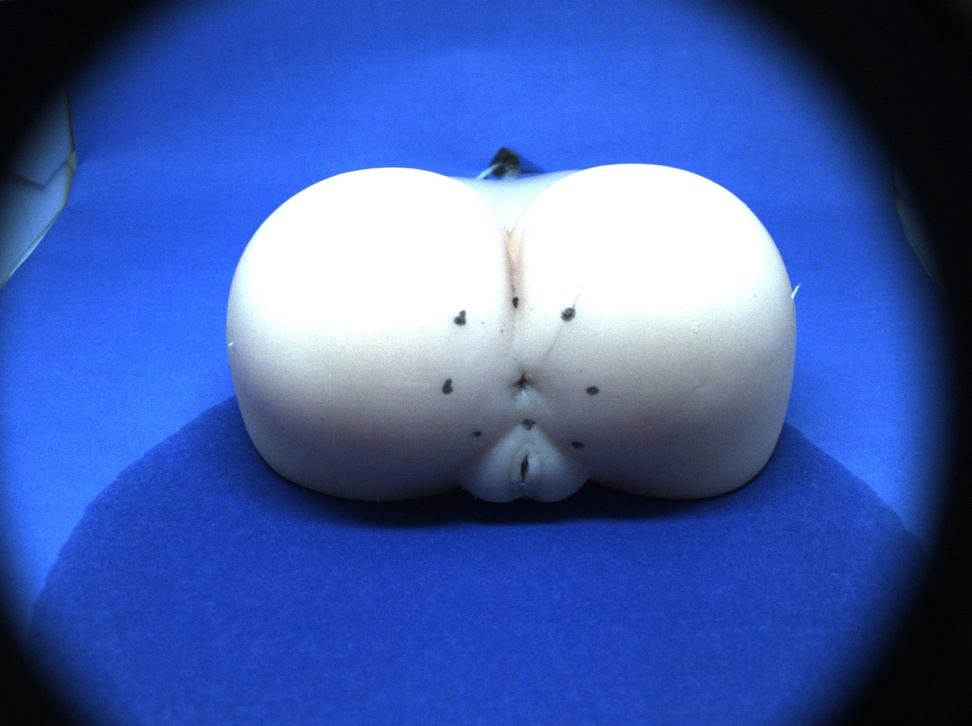
#> input picture sandbox/img/bluescreen_14.jpg, 972 x 726 px, shrunk from 2080 x 1552 before the run
$ python hello_world_opencv.py --image img/bluescreen_14.jpg
#> lines starting #> are read from the running program, lines starting #| are printed output that depends on the picture
import numpy as np
import cv2 as cv
import argparse
import time
import matplotlib.pyplot as plt
# construct the argument parse and parse the arguments
ap = argparse.ArgumentParser()
ap.add_argument("-i", "--image", required=True,
	help="path to input image")
args = vars(ap.parse_args())
# Load an color image in grayscale
# img = cv.imread('img/peppers.png',0)
start = time.time()
img = cv.imread(args["image"])
#> img is the input picture: shape (726, 972, 3); mean B, G, R 172, 95.4, 66.9
img = cv.cvtColor(img, cv.COLOR_BGR2GRAY)
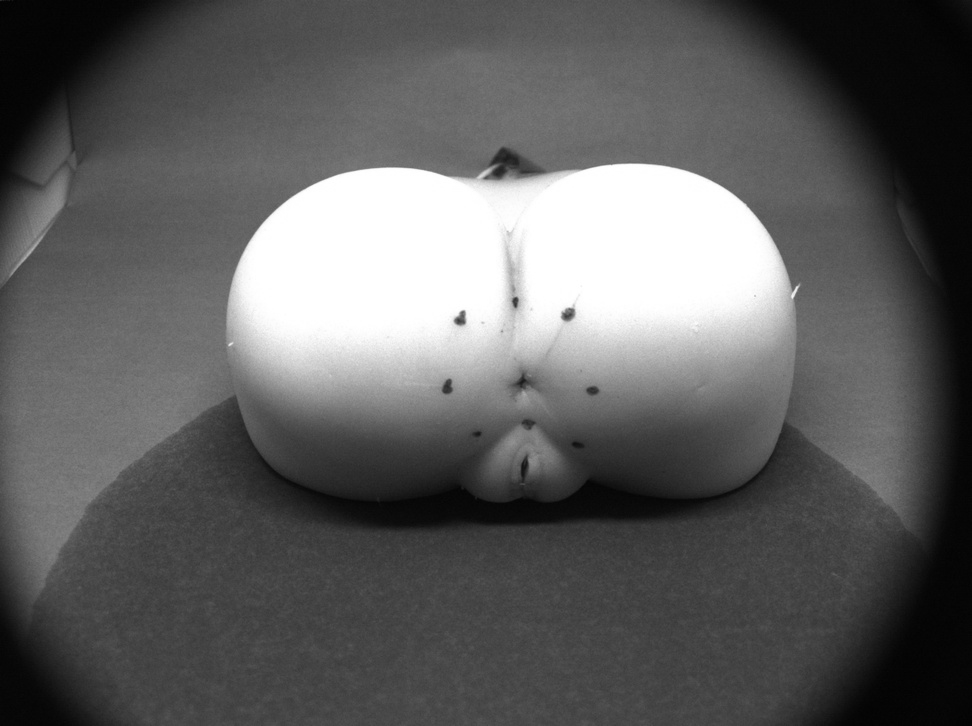
#> img: shape (726, 972); min 1, max 255, mean 95.6
# cv2.namedWindow('image', cv2.WINDOW_NORMAL)
# cv2.imshow('image',img)slow.flv
# cv2.waitKey(0)
# cv2.destroyAllWindows()
end = time.time()
# show timing information on YOLO
print("[INFO] OpenCV processing took {:.6f} ms".format((end - start)*1000))

plt.imshow(img, cmap = 'gray', interpolation = 'bicubic')
plt.xticks([]), plt.yticks([])  # to hide tick values on X and Y axis
plt.show()
